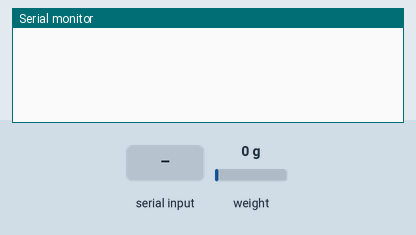
Recording of a sketch running on a simulated Arduino Uno, built with avr-gcc and run on an emulated ATmega328P. Parts: the last lines printed to the serial monitor. The test bench sets the inputs (shaded band); at power-on: weight on the scale 0 g.

Above: at 1.2 s.
1.3 s: "1" received over Serial
At 3.6 s:
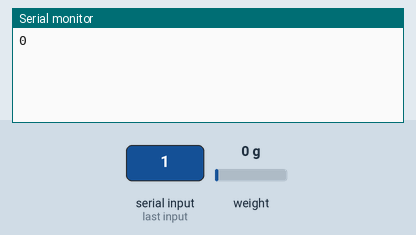
4.3 s: weight on the scale set to 100 g
At 5.1 s:
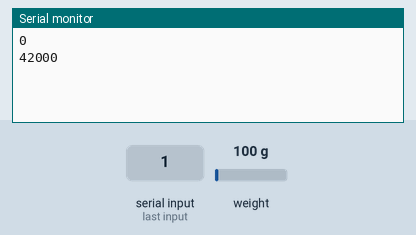
5.8 s: weight on the scale set to 1250 g
At 7.1 s:
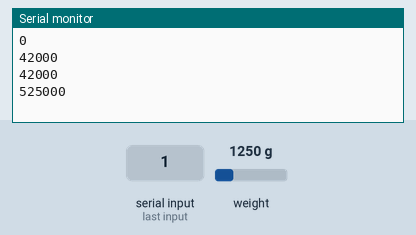
Timing chart, 0 to 8.8 s (numbered marks = the images above; inputs shaded):
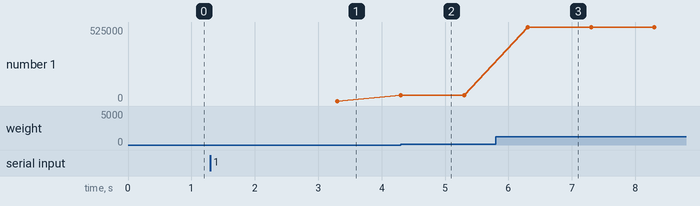

The sketch:

SLoadCell_ZeroFactorSketch.ino
```cpp
/* sketch adapted by Lindie Burgess for use by the Agile and Adaptive Robotics Lab at Portland State
University.

This sketch is used in conjunction with Matlab function called, "KneeTest.m"

This arduino sketch is adapted from the "SparkFun_HX711_Calibration" example, which
can be found here
https://github.com/sparkfun/HX711-Load-Cell-Amplifier/tree/master/firmware

Source Code for the HX711 can be found here:
https://github.com/bogde/HX711/tree/master/src


*/

#include "HX711.h" //This library can be obtained here http://librarymanager/All#Avia_HX711

#define LOADCELL_DOUT_PIN 8 //define the Serial Data Output Pin
#define LOADCELL_SCK_PIN 9  // define the Power Down and Serial Clock Input Pin

HX711 scale;


void setup() {
Serial.begin(57600);  // initialize arduino serial communication
}

void loop()
{
  if (Serial.available()) // if information is sent over serial from matlab
  {  char choose_branch = Serial.read(); // read the serial data into variable "choose_branch"
      if (choose_branch == '1') // If choose_branch is equal to '1', iterate through the following for loop
      {  scale.begin(LOADCELL_DOUT_PIN, LOADCELL_SCK_PIN); // initialize load cell
         scale.set_scale(); //set the scale value to 1;
         scale.tare(); // sets OFFSET to 0
            for (int i = 0; i <150; i++)
            {
              long zero_factor = scale.read_average(); //read a baseline value into variable zero_factor
              Serial.println(zero_factor);   //print the variable zero_factor to serial
            }
      }

  }
  else  //if there is no information to read over serial from matlab, wait...
  {  while(Serial.available() <1);
  }
}
```

Measured:
- after the input at 1.3 s, the serial monitor: prints a new line after 2.0 s (image 1)
- after the input at 4.3 s, the serial monitor: prints a new line at once (image 2)
- after the input at 5.8 s, the serial monitor: prints a new line after 0.50 s (image 3)
- plotted number 1: 0 → 42000 after the input at 4.3 s, 42000 → 525000 after the input at 5.8 s
